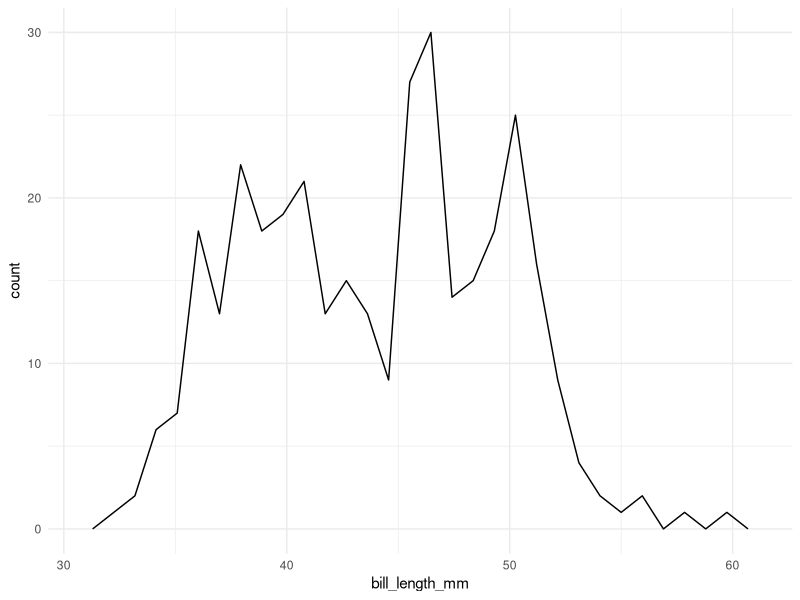
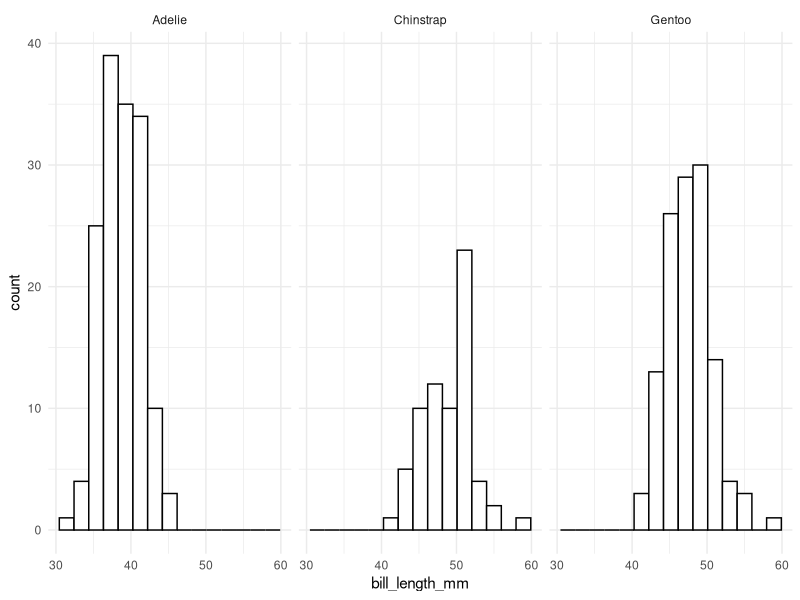
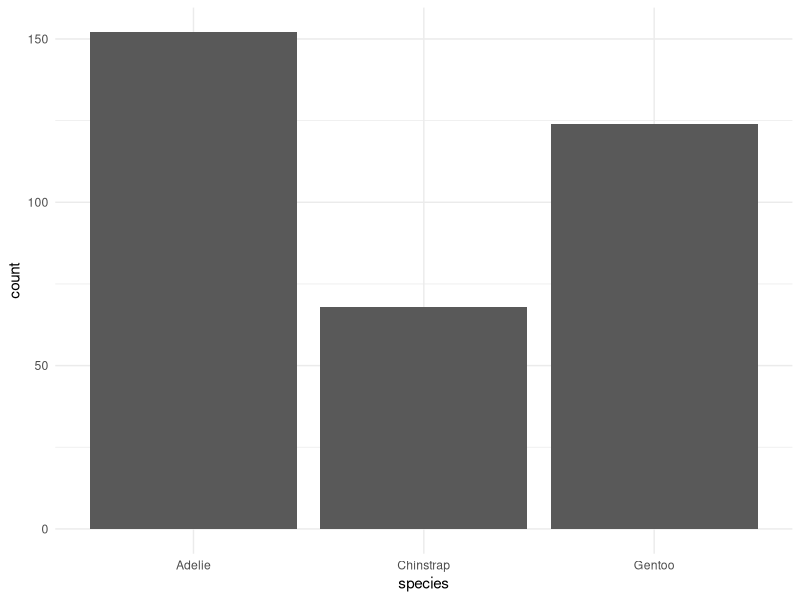
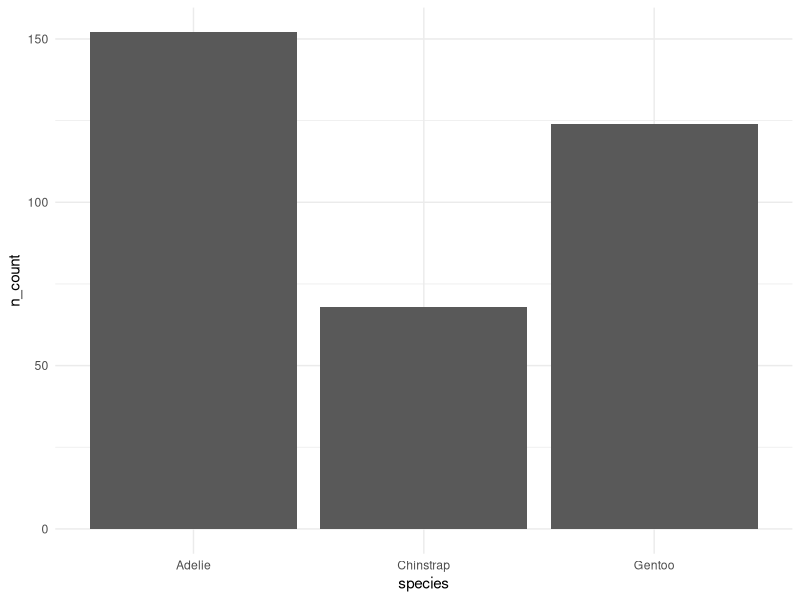
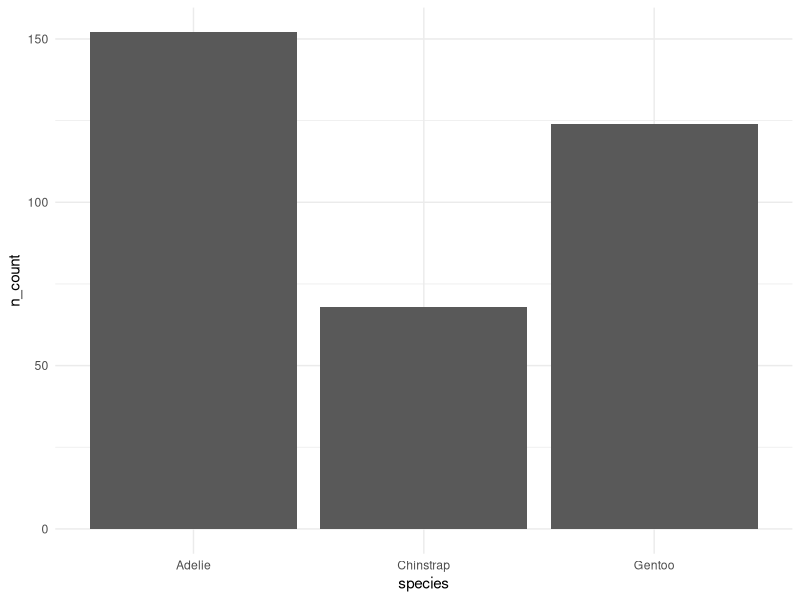
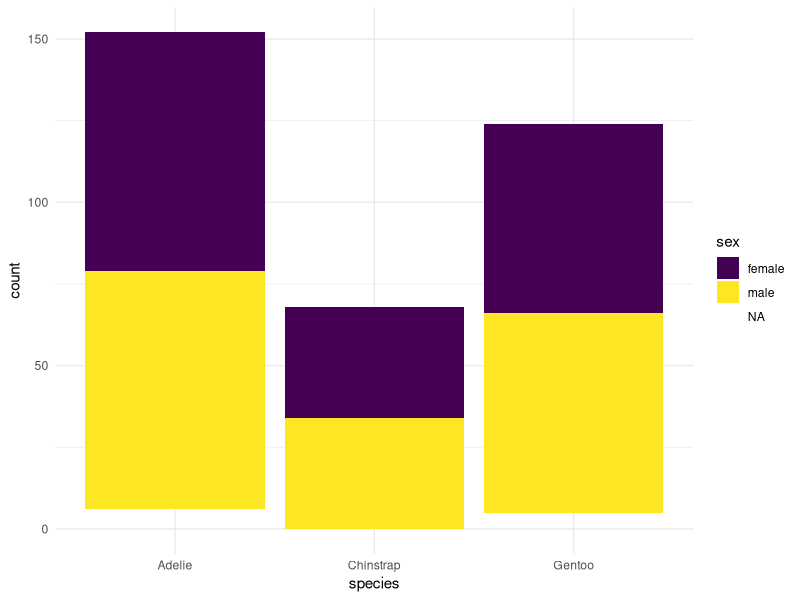
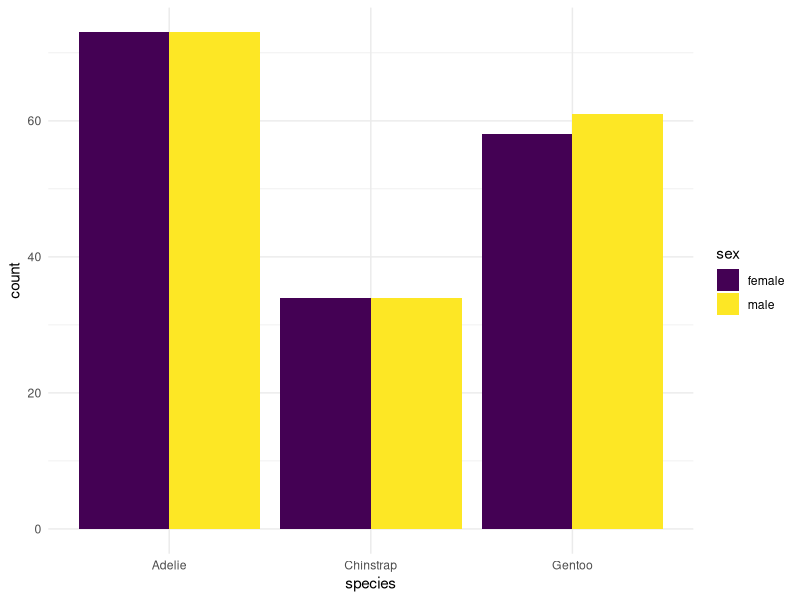
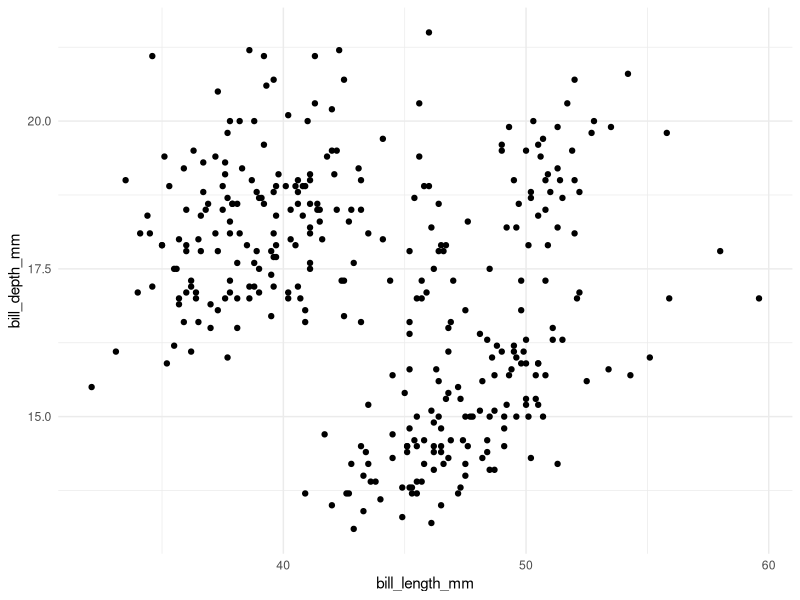

The R source for these figures, in order:
## ---- chunk 1
library(palmerpenguins)
library(tidyverse)
theme_set(theme_minimal())
penguins

ggplot(data = penguins, aes(x = bill_length_mm)) +
  geom_freqpoly() 

ggplot(data = penguins, aes(x = bill_length_mm)) +
  geom_histogram(colour = "black", fill = "white", bins = 15) +
  facet_wrap(~ species)

ggplot(data = penguins, aes(x = species)) +
  geom_bar(stat = "count") ## don't need stat = "count" because it's the default.

penguins <- penguins |> as_tibble()

penguins_sum <- penguins |> group_by(species) |>
  summarise(n_count = n())

ggplot(data = penguins_sum, aes(x = species,
                                y = n_count)) +
  geom_bar(stat = "identity")
## equivalent to
ggplot(data = penguins_sum, aes(x = species,
                                y = n_count)) +
  geom_col()
## ---- chunk 2
ggplot(data = penguins, aes(x = species, fill = sex)) +
  geom_bar(position = "stack") + ## don't need "stack" because it's default
  scale_fill_viridis_d()

penguins |> na.omit() ## gets rid of any row with NA
penguins_nomiss <- penguins |> filter(!is.na(sex))
  
ggplot(data = penguins_nomiss, aes(x = species, fill = sex)) +
  geom_bar(position = "dodge") + 
  scale_fill_viridis_d()
## ---- chunk 3
ggplot(data = penguins, aes(x = bill_length_mm,
                            y = bill_depth_mm)) +
  geom_point(stat = "identity",
             position = "identity") +
  facet_null() +
  coord_cartesian()
## ---- chunk 4
ggplot(data = penguins, aes(x = bill_length_mm)) +
  geom_density()
## ---- chunk 5
ggplot(data = penguins, aes(x = sex, y = body_mass_g)) +
  geom_jitter(width = 0.10)
## ---- chunk 6
## a. 
ggplot(data = penguins, aes(x = bill_length_mm)) +
  geom_freqpoly(colour = "darkred")

ggplot(data = penguins, aes(x = bill_length_mm)) +
  geom_freqpoly(aes(colour = species))
## ---- chunk 7
## a
ggplot(data = penguins, aes(x = bill_length_mm,
                            y = bill_depth_mm)) +
  geom_point(aes(colour = species)) +
  geom_smooth()

## b
ggplot(data = penguins, aes(x = bill_length_mm,
                            y = bill_depth_mm)) +
  geom_point() +
  geom_smooth(aes(colour = species))
